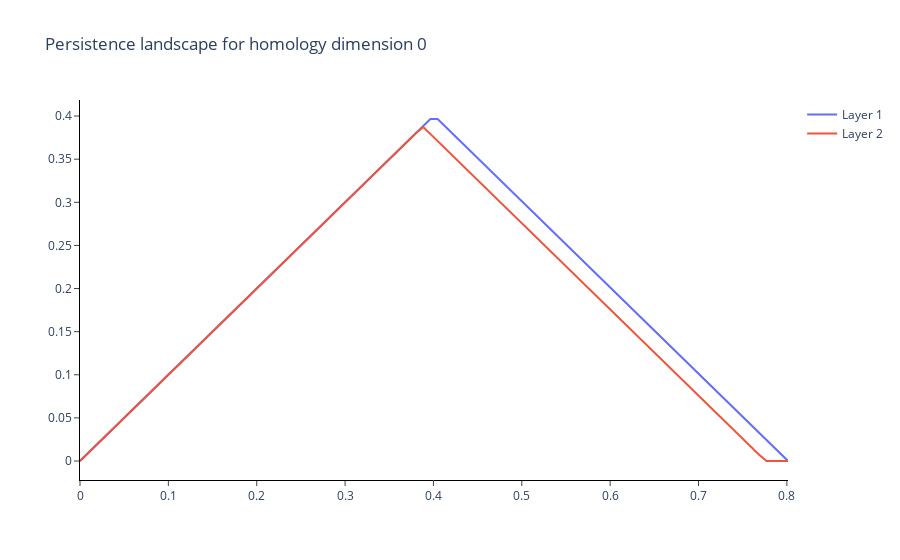
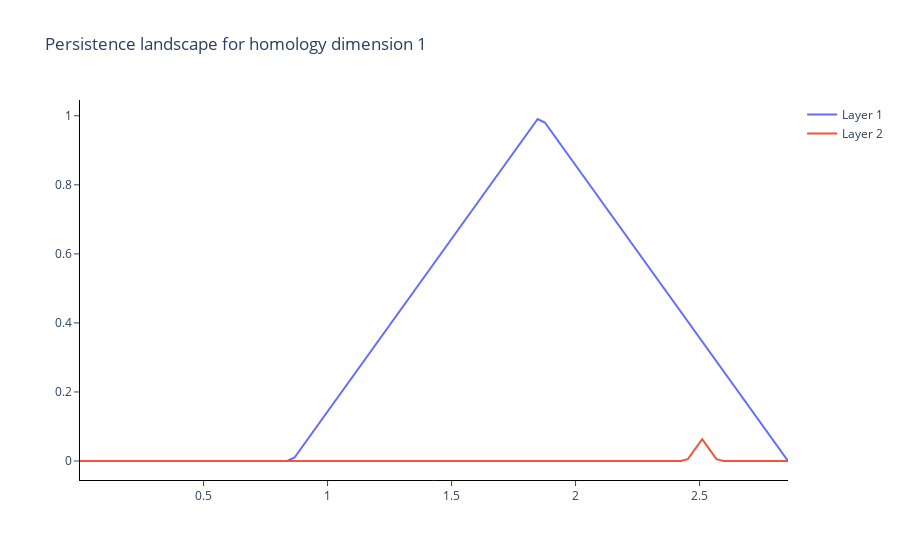

Notebook code cell kept with these figures, in order:
### Markdown cell above
A *Persistence Landscape* is a set of $\{{\lambda_k}\}_{k \in \mathbb{N}}$ of functions $\lambda: \mathbb{R} \rightarrow \overline{\mathbb{R}}$, where $\lambda_k$ is the $k$-th *layer* of Persistence Landscape. For the PD $\{ (b_i, d_i) \}$ Persistence Landscape $\lambda$ can defined as letting $\lambda_k$ be $k$-th largest value on set $\{ \Lambda_i(t) \}$, where $\Lambda_i(t) = \left[ min \{ t-b_i, d_i-t \} \right]_+$ and $c_+ := max(c, 0)$.

### Code cell
persistence_landscape_extractor = PersistenceLandscape(n_layers=2, n_bins=100)
sample_persistence_landscape = persistence_landscape_extractor.fit_transform([sample_pd])[0]
persistence_landscape_extractor.plot([sample_persistence_landscape])
